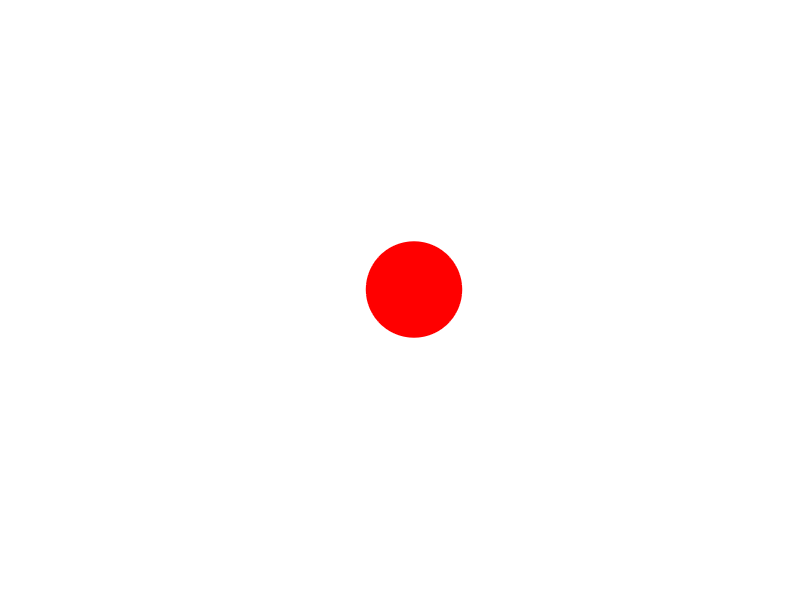

Recreate this plot in MATLAB. (Note: this script raises an error after producing the figure.)
function [mouse] = touchscreen()
%%Touch screen task

%1.When the program starts a maximized blank touch screen should appear
%   (black)
%2. Once a new voltage is detected, activate a new screen blank, no axes,
%   white/gray background with circle target in the middle of the screen
%   (5 seconds)
%3. If target is touched, revert back to black screen

%creating full black screen requires windowsapi
%https://www.mathworks.com/matlabcentral/fileexchange/31437-windowapi

mouse = 0; % boolean variable determining if the mouse is within the circle

%create a figure the same size as the screen with a white background
screen_size = get(0,'ScreenSize');
fig = figure('Position',screen_size);
set(fig,'Color',[1 1 1]);

% generates a red circle at the center of screen
radius = 100; % radius of circle
xco = round(screen_size(3)/2);
yco = round(screen_size(4)/2);
xlim([0 screen_size(3)]);
ylim([0 screen_size(4)]);
c = rectangle('Position',[xco-radius yco-radius radius*2 radius*2],'Curvature',[1 1],'FaceColor',[1 0 0], 'EdgeColor',[1 0 0]);
axis equal

% makes axis white, removes menu bar
set(gca,'XColor','w','YColor','w');
fig.MenuBar = 'none';
fig.DockControls = 'off';

% detect if mouse is within red circle
[x,y] = ginput(1);
dist = sqrt((x-xco)^2 + (y-yco)^2);
if dist <= radius
    % mouse inside circle
    mouse = 1;
    delete(c);
else 
    mouse = 0;
end
end